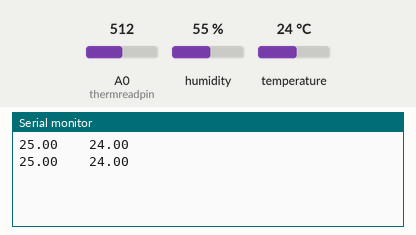
This sketch was run on a simulated Arduino Uno, built with avr-gcc and run on an emulated ATmega328P. On the bench: the last lines printed to the serial monitor. Wiring (inferred from the names in the program): DHT11 sensor: data pin 7. The test bench sets the inputs (shaded band); at power-on: temperature 24 °C, A0 (thermreadpin) = 512, humidity 55 %.

Above: at 2.8 s.
2.9 s: temperature set to 12 °C
At 4.8 s:
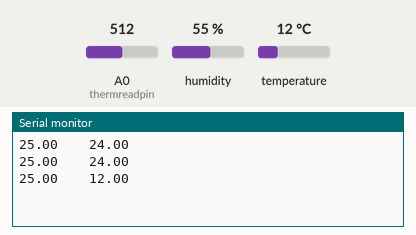
5.6 s: A0 (thermreadpin) set to 716
At 7.2 s:
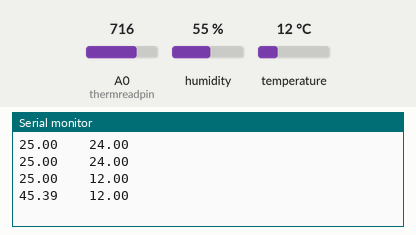
8.3 s: temperature set to 19 °C
At 10.7 s:
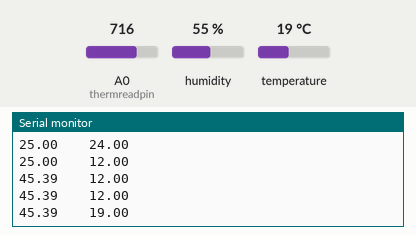
11.0 s: A0 (thermreadpin) set to 900
At 13.1 s:
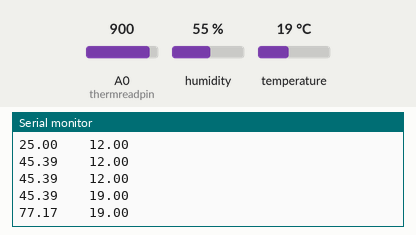
Timing chart, 0 to 14.6 s (numbered marks = the images above; inputs shaded):
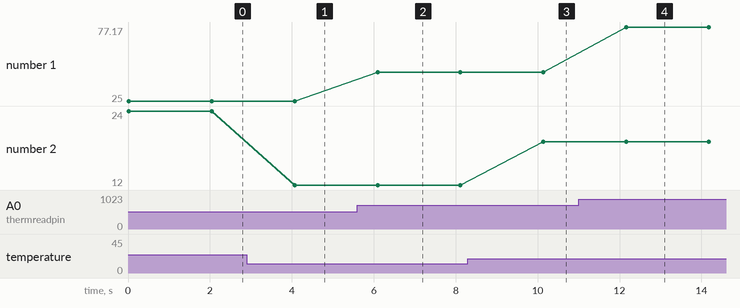

Measured:
- after the input at 2.9 s, the serial monitor: prints a new line after 1.2 s (image 1)
- after the input at 5.6 s, the serial monitor: prints a new line after 0.49 s (image 2)
- after the input at 8.3 s, the serial monitor: prints a new line after 1.8 s (image 3)
- after the input at 11.0 s, the serial monitor: prints a new line after 1.2 s (image 4)
- plotted number 1: 25 → 45.39 after the input at 5.6 s, 45.39 → 77.17 after the input at 11.0 s
- plotted number 2: 24 → 12 after the input at 2.9 s, 12 → 19 after the input at 8.3 s

The sketch:

ThermalHumidity.ino
```cpp
#include "dht.h"

#define libreadpin 7
#define thermreadpin A0
dht d;

void setup() {
  // put your setup code here, to run once:
  Serial.begin(9600);
}

void loop() {
  // put your main code here, to run repeatedly:
  d.read11(libreadpin);

  int temp = analogRead(thermreadpin);
  double tempK = log(10000.0 * ((1024.0 / temp - 1)));
  tempK = 1 / (0.001129148 + (0.000234125 + (0.0000000876741 * tempK * tempK )) * tempK );
  float tempC = tempK - 273.15;

  Serial.print( tempC );
  Serial.print( "\t\t" );
  Serial.println( d.temperature );
  Serial.println();

  delay(2000);
}
```

dht.cpp
```cpp
//
//    FILE: dht.cpp
//  AUTHOR: Rob Tillaart
// VERSION: 0.1.14
// PURPOSE: DHT Temperature & Humidity Sensor library for Arduino
//     URL: http://arduino.cc/playground/Main/DHTLib
//
// HISTORY:
// 0.1.14 replace digital read with faster (~3x) code => more robust low MHz machines.
// 0.1.13 fix negative temperature
// 0.1.12 support DHT33 and DHT44 initial version
// 0.1.11 renamed DHTLIB_TIMEOUT
// 0.1.10 optimized faster WAKEUP + TIMEOUT
// 0.1.09 optimize size: timeout check + use of mask
// 0.1.08 added formula for timeout based upon clockspeed
// 0.1.07 added support for DHT21
// 0.1.06 minimize footprint (2012-12-27)
// 0.1.05 fixed negative temperature bug (thanks to Roseman)
// 0.1.04 improved readability of code using DHTLIB_OK in code
// 0.1.03 added error values for temp and humidity when read failed
// 0.1.02 added error codes
// 0.1.01 added support for Arduino 1.0, fixed typos (31/12/2011)
// 0.1.00 by Rob Tillaart (01/04/2011)
//
// inspired by DHT11 library
//
// Released to the public domain
//

#include "dht.h"

/////////////////////////////////////////////////////
//
// PUBLIC
//

// return values:
// DHTLIB_OK
// DHTLIB_ERROR_CHECKSUM
// DHTLIB_ERROR_TIMEOUT
int dht::read11(uint8_t pin)
{
    // READ VALUES
    int rv = _readSensor(pin, DHTLIB_DHT11_WAKEUP);
    if (rv != DHTLIB_OK)
    {
        humidity    = DHTLIB_INVALID_VALUE; // invalid value, or is NaN prefered?
        temperature = DHTLIB_INVALID_VALUE; // invalid value
        return rv;
    }

    // CONVERT AND STORE
    humidity    = bits[0];  // bits[1] == 0;
    temperature = bits[2];  // bits[3] == 0;

    // TEST CHECKSUM
    // bits[1] && bits[3] both 0
    uint8_t sum = bits[0] + bits[2];
    if (bits[4] != sum) return DHTLIB_ERROR_CHECKSUM;

    return DHTLIB_OK;
}


// return values:
// DHTLIB_OK
// DHTLIB_ERROR_CHECKSUM
// DHTLIB_ERROR_TIMEOUT
int dht::read(uint8_t pin)
{
    // READ VALUES
    int rv = _readSensor(pin, DHTLIB_DHT_WAKEUP);
    if (rv != DHTLIB_OK)
    {
        humidity    = DHTLIB_INVALID_VALUE;  // invalid value, or is NaN prefered?
        temperature = DHTLIB_INVALID_VALUE;  // invalid value
        return rv; // propagate error value
    }

    // CONVERT AND STORE
    humidity = word(bits[0], bits[1]) * 0.1;
    temperature = word(bits[2] & 0x7F, bits[3]) * 0.1;
    if (bits[2] & 0x80)  // negative temperature
    {
        temperature = -temperature;
    }

    // TEST CHECKSUM
    uint8_t sum = bits[0] + bits[1] + bits[2] + bits[3];
    if (bits[4] != sum)
    {
        return DHTLIB_ERROR_CHECKSUM;
    }
    return DHTLIB_OK;
}

/////////////////////////////////////////////////////
//
// PRIVATE
//

// return values:
// DHTLIB_OK
// DHTLIB_ERROR_TIMEOUT
int dht::_readSensor(uint8_t pin, uint8_t wakeupDelay)
{
    // INIT BUFFERVAR TO RECEIVE DATA
    uint8_t mask = 128;
    uint8_t idx = 0;

    // replace digitalRead() with Direct Port Reads.
    // reduces footprint ~100 bytes => portability issue?
    // direct port read is about 3x faster
	uint8_t bit = digitalPinToBitMask(pin);
	uint8_t port = digitalPinToPort(pin);
    volatile uint8_t *PIR = portInputRegister(port);

    // EMPTY BUFFER
    for (uint8_t i = 0; i < 5; i++) bits[i] = 0;

    // REQUEST SAMPLE
    pinMode(pin, OUTPUT);
    digitalWrite(pin, LOW); // T-be
    delay(wakeupDelay);
    digitalWrite(pin, HIGH);   // T-go
    delayMicroseconds(40);
    pinMode(pin, INPUT);

    // GET ACKNOWLEDGE or TIMEOUT
    uint16_t loopCntLOW = DHTLIB_TIMEOUT;
    while ((*PIR & bit) == LOW )  // T-rel
    {
        if (--loopCntLOW == 0) return DHTLIB_ERROR_TIMEOUT;
    }

    uint16_t loopCntHIGH = DHTLIB_TIMEOUT;
    while ((*PIR & bit) != LOW )  // T-reh
    {
        if (--loopCntHIGH == 0) return DHTLIB_ERROR_TIMEOUT;
    }

    // READ THE OUTPUT - 40 BITS => 5 BYTES
    for (uint8_t i = 40; i != 0; i--)
    {
        loopCntLOW = DHTLIB_TIMEOUT;
        while ((*PIR & bit) == LOW )
        {
            if (--loopCntLOW == 0) return DHTLIB_ERROR_TIMEOUT;
        }

        uint32_t t = micros();

        loopCntHIGH = DHTLIB_TIMEOUT;
        while ((*PIR & bit) != LOW )
        {
            if (--loopCntHIGH == 0) return DHTLIB_ERROR_TIMEOUT;
        }

        if ((micros() - t) > 40)
        {
            bits[idx] |= mask;
        }
        mask >>= 1;
        if (mask == 0)   // next byte?
        {
            mask = 128;
            idx++;
        }
    }
    pinMode(pin, OUTPUT);
    digitalWrite(pin, HIGH);

    return DHTLIB_OK;
}
//
// END OF FILE
//
```

dht.h
```cpp
//
//    FILE: dht.h
//  AUTHOR: Rob Tillaart
// VERSION: 0.1.14
// PURPOSE: DHT Temperature & Humidity Sensor library for Arduino
//     URL: http://arduino.cc/playground/Main/DHTLib
//
// HISTORY:
// see dht.cpp file
//

#ifndef dht_h
#define dht_h

#if ARDUINO < 100
#include <WProgram.h>
#else
#include <Arduino.h>
#endif

#define DHT_LIB_VERSION "0.1.14"

#define DHTLIB_OK                0
#define DHTLIB_ERROR_CHECKSUM   -1
#define DHTLIB_ERROR_TIMEOUT    -2
#define DHTLIB_INVALID_VALUE    -999

#define DHTLIB_DHT11_WAKEUP     18
#define DHTLIB_DHT_WAKEUP       1

// max timeout is 100 usec.
// For a 16 Mhz proc 100 usec is 1600 clock cycles
// loops using DHTLIB_TIMEOUT use at least 4 clock cycli
// so 100 us takes max 400 loops
// so by dividing F_CPU by 40000 we "fail" as fast as possible
#define DHTLIB_TIMEOUT (F_CPU/40000)

class dht
{
public:
    // return values:
    // DHTLIB_OK
    // DHTLIB_ERROR_CHECKSUM
    // DHTLIB_ERROR_TIMEOUT
    int read11(uint8_t pin);
    int read(uint8_t pin);

    inline int read21(uint8_t pin) { return read(pin); };
    inline int read22(uint8_t pin) { return read(pin); };
    inline int read33(uint8_t pin) { return read(pin); };
    inline int read44(uint8_t pin) { return read(pin); };

    double humidity;
    double temperature;

private:
    uint8_t bits[5];  // buffer to receive data
    int _readSensor(uint8_t pin, uint8_t wakeupDelay);
};
#endif
//
// END OF FILE
//
```
